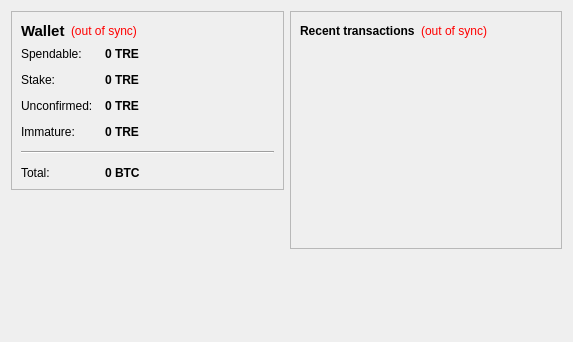
<?xml version="1.0" encoding="UTF-8"?>
<ui version="4.0">
 <class>OverviewPage</class>
 <widget class="QWidget" name="OverviewPage">
  <property name="geometry">
   <rect>
    <x>0</x>
    <y>0</y>
    <width>573</width>
    <height>342</height>
   </rect>
  </property>
  <property name="windowTitle">
   <string>Form</string>
  </property>
  <layout class="QHBoxLayout" name="horizontalLayout" stretch="1,1">
   <item>
    <layout class="QVBoxLayout" name="verticalLayout_2">
     <item>
      <widget class="QFrame" name="frame">
       <property name="frameShape">
        <enum>QFrame::StyledPanel</enum>
       </property>
       <property name="frameShadow">
        <enum>QFrame::Raised</enum>
       </property>
       <layout class="QVBoxLayout" name="verticalLayout_4">
        <item>
         <layout class="QHBoxLayout" name="horizontalLayout_4">
          <item>
           <widget class="QLabel" name="label_5">
            <property name="font">
             <font>
              <pointsize>11</pointsize>
              <weight>75</weight>
              <bold>true</bold>
             </font>
            </property>
            <property name="text">
             <string>Wallet</string>
            </property>
           </widget>
          </item>
          <item>
           <widget class="QLabel" name="labelWalletStatus">
            <property name="toolTip">
             <string>The displayed information may be out of date. Your wallet automatically synchronizes with the TrevonJames network after a connection is established, but this process has not completed yet.</string>
            </property>
            <property name="styleSheet">
             <string notr="true">QLabel { color: red; }</string>
            </property>
            <property name="text">
             <string notr="true">(out of sync)</string>
            </property>
            <property name="alignment">
             <set>Qt::AlignLeading|Qt::AlignLeft|Qt::AlignVCenter</set>
            </property>
           </widget>
          </item>
          <item>
           <spacer name="horizontalSpacer_2">
            <property name="orientation">
             <enum>Qt::Horizontal</enum>
            </property>
            <property name="sizeHint" stdset="0">
             <size>
              <width>40</width>
              <height>20</height>
             </size>
            </property>
           </spacer>
          </item>
         </layout>
        </item>
        <item>
         <layout class="QFormLayout" name="formLayout_2">
          <property name="fieldGrowthPolicy">
           <enum>QFormLayout::AllNonFixedFieldsGrow</enum>
          </property>
          <property name="horizontalSpacing">
           <number>12</number>
          </property>
          <property name="verticalSpacing">
           <number>12</number>
          </property>
          <item row="0" column="0">
           <widget class="QLabel" name="label">
            <property name="text">
             <string>Spendable:</string>
            </property>
           </widget>
          </item>
          <item row="0" column="1">
           <widget class="QLabel" name="labelBalance">
            <property name="font">
             <font>
              <weight>75</weight>
              <bold>true</bold>
             </font>
            </property>
            <property name="cursor">
             <cursorShape>IBeamCursor</cursorShape>
            </property>
            <property name="toolTip">
             <string>Your current spendable balance</string>
            </property>
            <property name="text">
             <string notr="true">0 TRE</string>
            </property>
            <property name="textInteractionFlags">
             <set>Qt::LinksAccessibleByMouse|Qt::TextSelectableByKeyboard|Qt::TextSelectableByMouse</set>
            </property>
           </widget>
          </item>
          <item row="1" column="0">
           <widget class="QLabel" name="label_6">
            <property name="text">
             <string>Stake:</string>
            </property>
           </widget>
          </item>
          <item row="1" column="1">
           <widget class="QLabel" name="labelStake">
            <property name="font">
             <font>
              <weight>75</weight>
              <bold>true</bold>
             </font>
            </property>
            <property name="cursor">
             <cursorShape>IBeamCursor</cursorShape>
            </property>
            <property name="toolTip">
             <string>Total of coins that was staked, and do not yet count toward the current balance</string>
            </property>
            <property name="text">
             <string notr="true">0 TRE</string>
            </property>
            <property name="textInteractionFlags">
             <set>Qt::LinksAccessibleByMouse|Qt::TextSelectableByKeyboard|Qt::TextSelectableByMouse</set>
            </property>
           </widget>
          </item>
          <item row="2" column="0">
           <widget class="QLabel" name="label_3">
            <property name="text">
             <string>Unconfirmed:</string>
            </property>
           </widget>
          </item>
          <item row="2" column="1">
           <widget class="QLabel" name="labelUnconfirmed">
            <property name="font">
             <font>
              <weight>75</weight>
              <bold>true</bold>
             </font>
            </property>
            <property name="cursor">
             <cursorShape>IBeamCursor</cursorShape>
            </property>
            <property name="toolTip">
             <string>Total of transactions that have yet to be confirmed, and do not yet count toward the current balance</string>
            </property>
            <property name="text">
             <string notr="true">0 TRE</string>
            </property>
            <property name="textInteractionFlags">
             <set>Qt::LinksAccessibleByMouse|Qt::TextSelectableByKeyboard|Qt::TextSelectableByMouse</set>
            </property>
           </widget>
          </item>
          <item row="3" column="0">
           <widget class="QLabel" name="labelImmatureText">
            <property name="text">
             <string>Immature:</string>
            </property>
           </widget>
          </item>
          <item row="3" column="1">
           <widget class="QLabel" name="labelImmature">
            <property name="font">
             <font>
              <weight>75</weight>
              <bold>true</bold>
             </font>
            </property>
            <property name="toolTip">
             <string>Mined balance that has not yet matured</string>
            </property>
            <property name="text">
             <string notr="true">0 TRE</string>
            </property>
            <property name="textInteractionFlags">
             <set>Qt::LinksAccessibleByMouse|Qt::TextSelectableByKeyboard|Qt::TextSelectableByMouse</set>
            </property>
           </widget>
          </item>
          <item row="4" column="0" colspan="2">
           <widget class="Line" name="line">
            <property name="orientation">
             <enum>Qt::Horizontal</enum>
            </property>
           </widget>
          </item>
          <item row="5" column="0">
           <widget class="QLabel" name="labelTotalText">
            <property name="text">
             <string>Total:</string>
            </property>
           </widget>
          </item>
          <item row="5" column="1">
           <widget class="QLabel" name="labelTotal">
            <property name="font">
             <font>
              <weight>75</weight>
              <bold>true</bold>
             </font>
            </property>
            <property name="cursor">
             <cursorShape>IBeamCursor</cursorShape>
            </property>
            <property name="toolTip">
             <string>Your current total balance</string>
            </property>
            <property name="text">
             <string notr="true">0 BTC</string>
            </property>
            <property name="textInteractionFlags">
             <set>Qt::LinksAccessibleByMouse|Qt::TextSelectableByKeyboard|Qt::TextSelectableByMouse</set>
            </property>
           </widget>
          </item>
         </layout>
        </item>
       </layout>
      </widget>
     </item>
     <item>
      <spacer name="verticalSpacer">
       <property name="orientation">
        <enum>Qt::Vertical</enum>
       </property>
       <property name="sizeHint" stdset="0">
        <size>
         <width>20</width>
         <height>40</height>
        </size>
       </property>
      </spacer>
     </item>
    </layout>
   </item>
   <item>
    <layout class="QVBoxLayout" name="verticalLayout_3">
     <item>
      <widget class="QFrame" name="frame_2">
       <property name="frameShape">
        <enum>QFrame::StyledPanel</enum>
       </property>
       <property name="frameShadow">
        <enum>QFrame::Raised</enum>
       </property>
       <layout class="QVBoxLayout" name="verticalLayout">
        <item>
         <layout class="QHBoxLayout" name="horizontalLayout_2">
          <item>
           <widget class="QLabel" name="label_4">
            <property name="text">
             <string>&lt;b&gt;Recent transactions&lt;/b&gt;</string>
            </property>
           </widget>
          </item>
          <item>
           <widget class="QLabel" name="labelTransactionsStatus">
            <property name="toolTip">
             <string>The displayed information may be out of date. Your wallet automatically synchronizes with the TrevonJames network after a connection is established, but this process has not completed yet.</string>
            </property>
            <property name="styleSheet">
             <string notr="true">QLabel { color: red; }</string>
            </property>
            <property name="text">
             <string notr="true">(out of sync)</string>
            </property>
            <property name="alignment">
             <set>Qt::AlignRight|Qt::AlignTrailing|Qt::AlignVCenter</set>
            </property>
           </widget>
          </item>
          <item>
           <spacer name="horizontalSpacer">
            <property name="orientation">
             <enum>Qt::Horizontal</enum>
            </property>
            <property name="sizeHint" stdset="0">
             <size>
              <width>40</width>
              <height>20</height>
             </size>
            </property>
           </spacer>
          </item>
         </layout>
        </item>
        <item>
         <widget class="QListView" name="listTransactions">
          <property name="styleSheet">
           <string notr="true">QListView { background: transparent; }</string>
          </property>
          <property name="frameShape">
           <enum>QFrame::NoFrame</enum>
          </property>
          <property name="verticalScrollBarPolicy">
           <enum>Qt::ScrollBarAlwaysOff</enum>
          </property>
          <property name="horizontalScrollBarPolicy">
           <enum>Qt::ScrollBarAlwaysOff</enum>
          </property>
          <property name="selectionMode">
           <enum>QAbstractItemView::NoSelection</enum>
          </property>
         </widget>
        </item>
       </layout>
      </widget>
     </item>
     <item>
      <spacer name="verticalSpacer_2">
       <property name="orientation">
        <enum>Qt::Vertical</enum>
       </property>
       <property name="sizeHint" stdset="0">
        <size>
         <width>20</width>
         <height>40</height>
        </size>
       </property>
      </spacer>
     </item>
    </layout>
   </item>
  </layout>
 </widget>
 <resources/>
 <connections/>
</ui>
